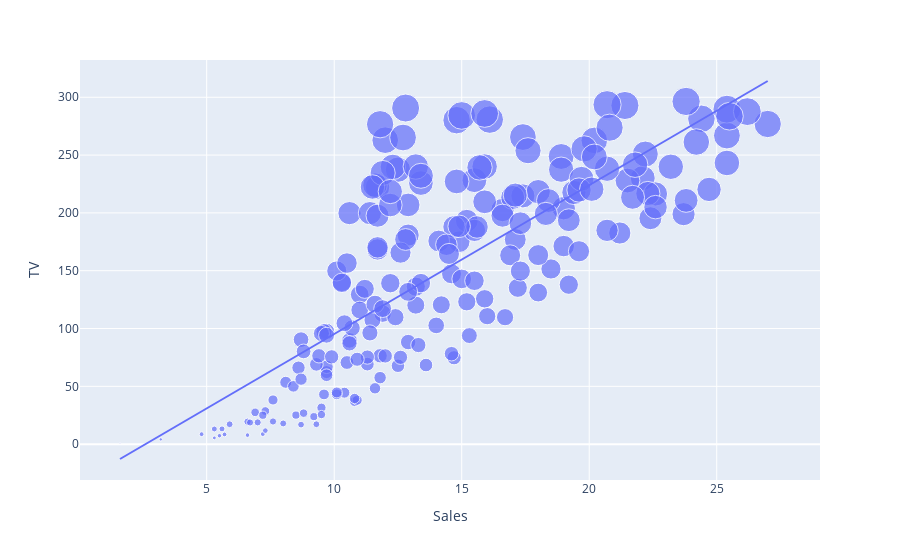

Here is the notebook cell this chart was saved with:
### Code cell
import plotly.express as px
import plotly.graph_objects as go
figure = px.scatter(data_frame = data, x="Sales",
                    y="TV", size="TV", trendline="ols")
figure.show()

### Figure 1 — Plotly figure (JSON) as saved in the notebook; plotly's stock layout.template omitted (floating-point values rounded to 4 significant figures; data arrays with more than 128 entries replaced by an {"elided": "..."} marker saying what was removed)
{"data": [{"hovertemplate": "Sales=%{x}<br>TV=%{marker.size}<extra></extra>", "legendgroup": "", "marker": {"color": "#636efa", "size": {"elided": "200 float values"}, "sizemode": "area", "sizeref": 0.741, "symbol": "circle"}, "mode": "markers", "name": "", "orientation": "v", "showlegend": false, "type": "scatter", "x": {"elided": "200 float values"}, "xaxis": "x", "y": {"elided": "200 float values"}, "yaxis": "y"}, {"hovertemplate": "<b>OLS trendline</b><br>TV = 12.8717 * Sales + -33.4502<br>R<sup>2</sup>=0.611875<br><br>Sales=%{x}<br>TV=%{y} <b>(trend)</b><extra></extra>", "legendgroup": "", "marker": {"color": "#636efa", "symbol": "circle"}, "mode": "lines", "name": "", "showlegend": false, "type": "scatter", "x": {"elided": "200 float values"}, "xaxis": "x", "y": {"elided": "200 float values"}, "yaxis": "y"}], "layout": {"legend": {"itemsizing": "constant", "tracegroupgap": 0}, "margin": {"t": 60}, "xaxis": {"anchor": "y", "domain": [0, 1], "title": {"text": "Sales"}}, "yaxis": {"anchor": "x", "domain": [0, 1], "title": {"text": "TV"}}}}
